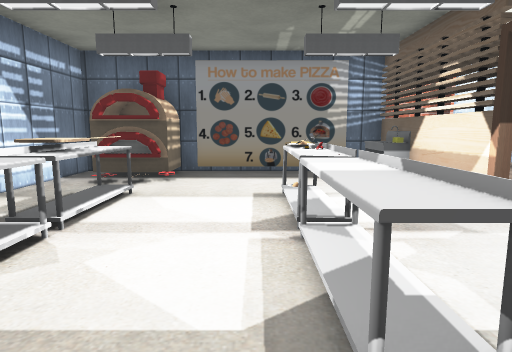
view 1 (above)

20 first-person views from a walk through a 3-D level made in the Unity game engine. The camera is 1.4 m above the floor, tilts 8° down and sees 75° across. The floor is counted in squares, 1 m on a side. Each view is taken from the middle of a square. On the plan, view 1 faces up. The plan holds only what a view shows up to about 15 squares ahead; the rest is blank. The place goes on beyond the plan. The player character is not drawn. Some animated figures are left out. Door leaves are left out, so doorways stand open. Some surface patterns are stand-ins.

view 2
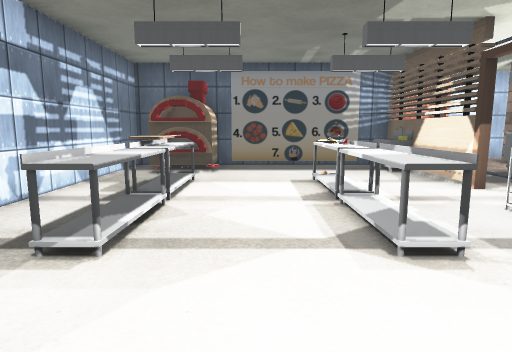

view 3
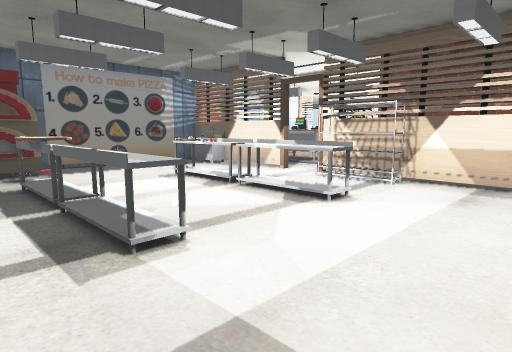

view 4
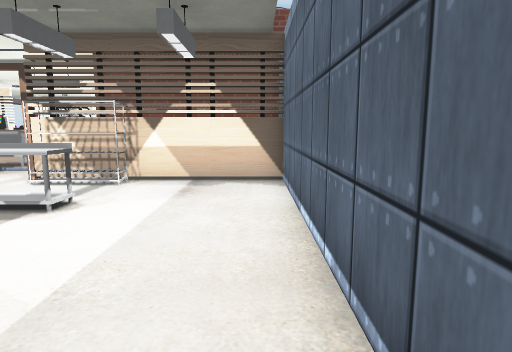

view 5
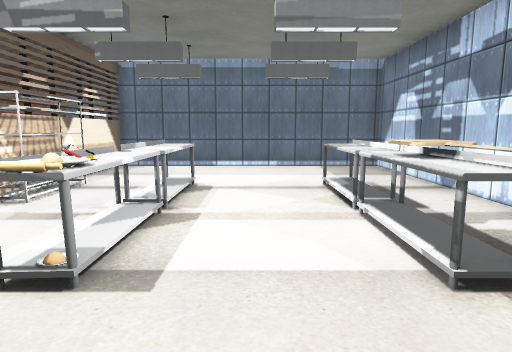

view 6
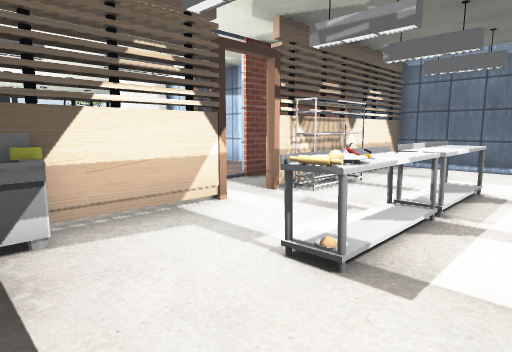

view 7
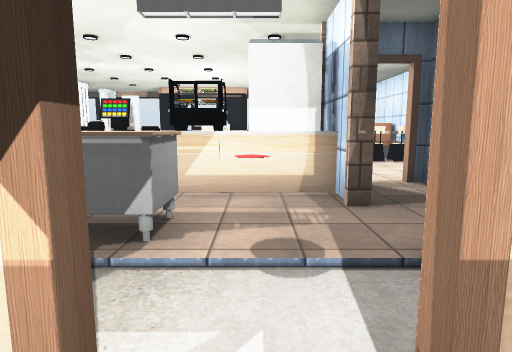

view 8
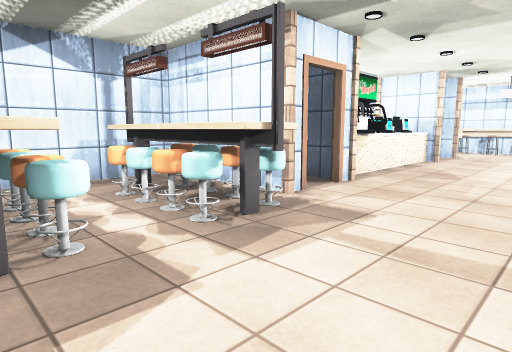

view 9
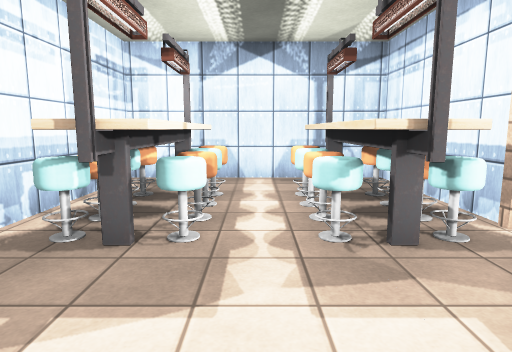

view 10
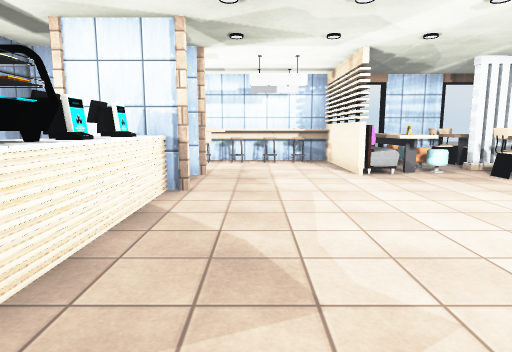

view 11
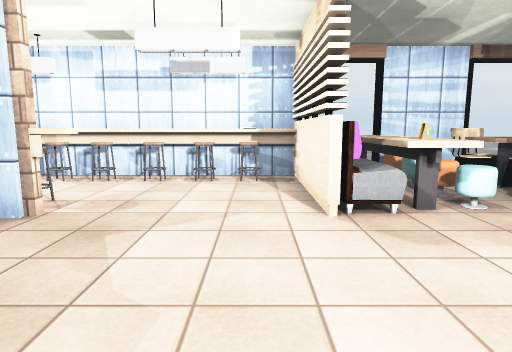

view 12
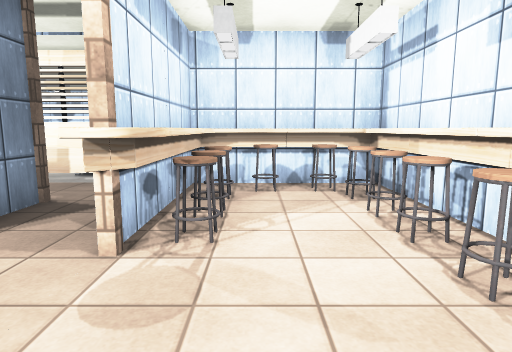

view 13
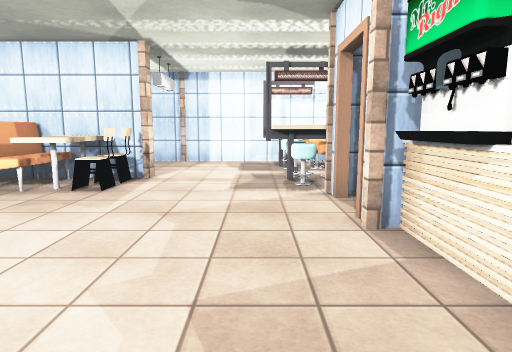

view 14
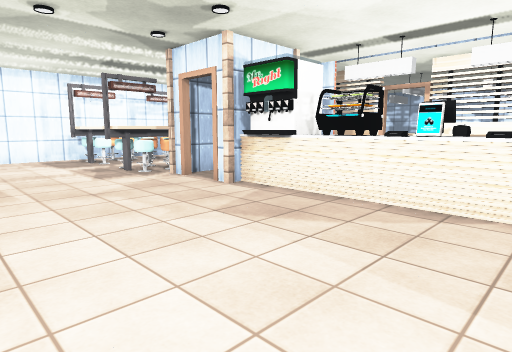

view 15
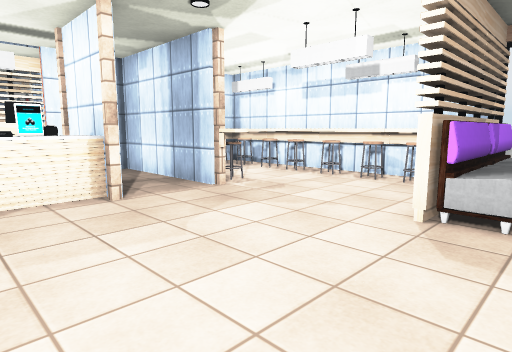

view 16
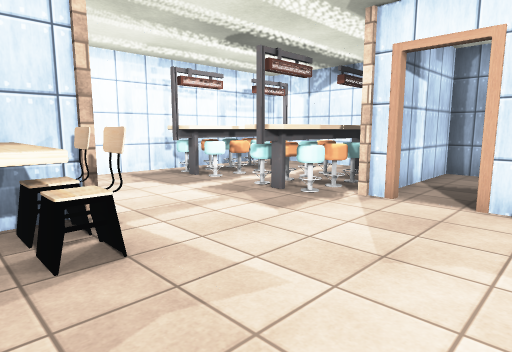

view 17
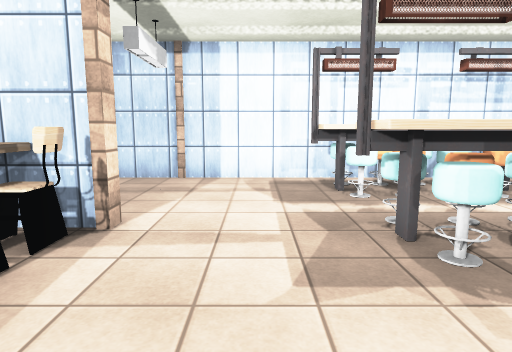

view 18
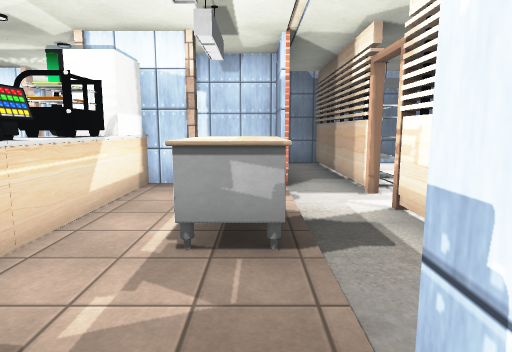

view 19
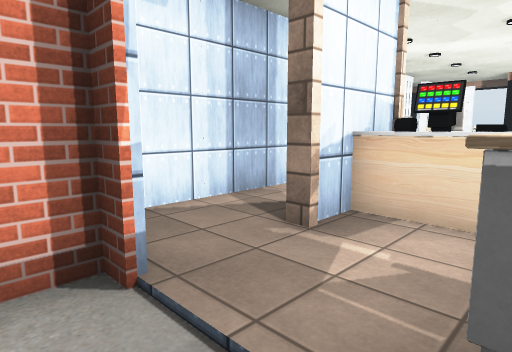

view 20
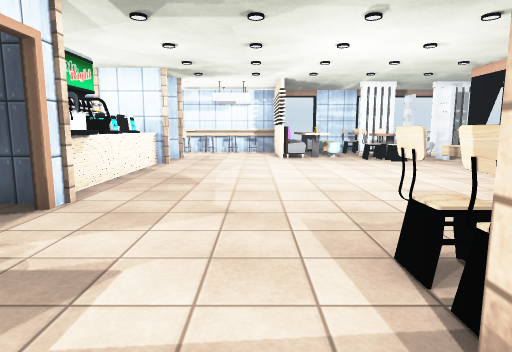

### Floor plan
Points are (right, up) in squares from view 1. A wall is a line through its corners. A room is listed if a view was taken in it or the views show most of it. See-through windows are left out.
Room 1 (views 1, 2, 3, 4, 5, 6, 7)
walls: (4.2, 5.6) (4.2, 8.6); (-2.5, 9.3) (-4.6, 9.3); (3.9, 1.4) (3.9, 3.5); (4, 1.5) (3.4, 1.5) (3.4, 3.7) (4, 3.7); (-2.5, 9.5) (-4.8, 9.5); (4.2, 10.4) (4.2, 11.2) (-2.5, 11.2) (-2.5, 9.4) (-4.3, 9.2); (-5.6, 11.2) (-5.6, -2.8) (4.1, -2.8); (4.2, -2.9) (4.2, 4.4)
low walls: (3.4, 3.4) (4, 3.4)
ways out: open door at (4, 5) to room 2
objects: other object (-3, 2) to (-3, 4); other object (-3, 5) to (-3, 7); other object (1, 2) to (1, 4); other object (1, 5) to (1, 7); other object (3, 10); other object (4, 9); other object (4, 10)
Room 2 (views 8, 9, 10, 11, 12, 13, 14, 15, 16, 17, 18, 19, 20)
walls: (6.2, 11.2) (5.2, 11.2); (6.4, 13.4) (10.6, 13.4); (10.6, 13.1) (6.2, 13.1); (10.6, 10.6) (9.4, 10.6); (4.3, 8.6) (4.3, 5.6); (6.3, 17.5) (6.3, 10.7); (11.6, 18.2) (8.5, 18.2); (16.2, 13.3) (16.2, 18.2) (13.5, 18.2); (4.3, 4.4) (4.3, -2.8); (9.4, 3.4) (10.6, 3.4); (6.3, 3.2) (6.3, -6.5); (10.6, 3.2) (10, 3.2); (16.4, 18.4) (16.4, 13.2); (6.2, 0.9) (10.6, 0.9); (10.6, 0.7) (6.2, 0.7); (6.2, -0.1) (6.2, 3.3); (4.1, -2.8) (5.6, -2.8); (16.4, -1.6) (18.5, -1.6); (7.4, -6.6) (18, -6.6)
ways out: open door at (4, 5) to room 1; open door at (11, 2)
objects: other object (7, 6) to (8, 8); other object (7, 14); other object (7, 15); other object (7, 16) to (7, 17); other object (7, 18) to (8, 18); other object (8, -5) to (8, -4); other object (8, -2) to (8, -1); other object (8, 14); other object (8, 17); other object (9, -6) to (9, -5); other object (9, -4); other object (9, -2); other object (9, -1) to (9, 0); other object (9, 3); other object (9, 11); other object (9, 14) to (10, 14); other object (9, 17) to (10, 17); other object (10, -6) to (10, -5); other object (10, -4); other object (10, -2); other object (10, -1) to (10, 0); other object (10, 4) to (11, 5); other object (10, 6) to (11, 7); other object (10, 8); other object (10, 9); other object (10, 10); other object (11, -6) to (11, -5); other object (11, -4); other object (11, -2); other object (11, -1) to (11, 0); other object (11, 1); other object (11, 3); other object (11, 7); other object (11, 8); other object (11, 9); other object (11, 10); other object (11, 11); other object (11, 13); other object (11, 14); other object (11, 17); other object (12, -6) to (12, -5); other object (12, -4); other object (12, -2); other object (12, -1) to (12, 0); other object (12, 13) to (12, 14); other object (12, 17); other object (13, -5); other object (13, -1); other object (13, 17) to (14, 17); other object (15, 17); other object (16, -2); other object (17, -1); other object (17, 0); other object (17, 1); other object (17, 13) to (17, 15); other object (17, 16) to (17, 18); other object (18, -1) to (18, 1); other object (18, 13) to (18, 18)

Where each view was taken, in squares from view 1:
view 1: 0 up, 0 right, facing up
view 2: 2 down, 1 left, facing up
view 3: 2 down, 5 left, facing up-right
view 4: 2 down, 5 left, facing right
view 5: 10 up, 1 left, facing down
view 6: 10 up, 1 left, facing down-right
view 7: 5 up, 3 right, facing right
view 8: 5 down, 16 right, facing up-left
view 9: 3 down, 16 right, facing left
view 10: 3 up, 13 right, facing up
view 11: 8 up, 15 right, facing up
view 12: 15 up, 15 right, facing left
view 13: 8 up, 13 right, facing down
view 14: 10 up, 17 right, facing down-left
view 15: 8 up, 18 right, facing up-left
view 16: 4 up, 18 right, facing down-left
view 17: 3 up, 14 right, facing down
view 18: 12 up, 7 right, facing down
view 19: 8 up, 5 right, facing up-right
view 20: 3 down, 15 right, facing up
